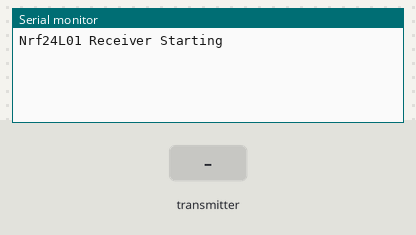
Simulated run of this sketch. Board: Arduino Uno, built with avr-gcc and run on an emulated ATmega328P. On the bench: the last lines printed to the serial monitor. Inputs (shaded band) come from the test bench. No radio packets arrive unless stated.

Above: at 2.2 s.
2.3 s: the transmitter starts sending values.0 = 0
At 2.42 s:
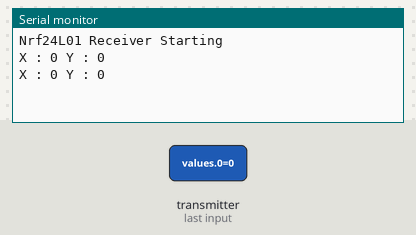
4.2 s: the transmitter starts sending values.1 = 256
At 4.24 s:
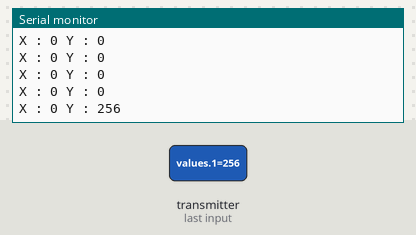
5.7 s: the transmitter starts sending values.0 = 256
At 5.76 s:
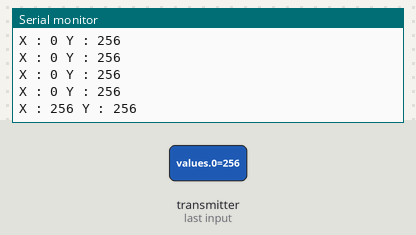
7.2 s: the transmitter starts sending values.1 = 0
At 7.28 s:
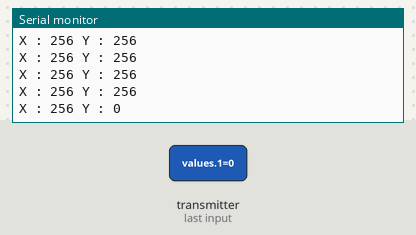

Measured:
- after the input at 2.3 s, the serial monitor: prints a new line at once (image 1)
- after the input at 4.2 s, the serial monitor: prints a new line at once (image 2)
- after the input at 5.7 s, the serial monitor: prints a new line after 0.06 s (image 3)
- after the input at 7.2 s, the serial monitor: prints a new line after 0.08 s (image 4)

The sketch:

Reciever.ino
```cpp
#include <SPI.h>
#include <nRF24L01.h>
#include <RF24.h>

// Define pins
#define CE_PIN   9
#define CSN_PIN 10

// NOTE: the "LL" at the end of the constant is "LongLong" type
const uint64_t pipe = 0xE8E8F0F0E1LL; // Define the transmit pipe


/*-----( Declare objects )-----*/
RF24 radio(CE_PIN, CSN_PIN); // Create a Radio

// Values to store the received data in
int values[2];

/*
  Setup radio for receiving data
*/
void setup() {
  Serial.begin(115200);
  delay(1000);
  Serial.println("Nrf24L01 Receiver Starting");
  radio.begin();
  radio.openReadingPipe(1, pipe);
  radio.startListening();
}

/*

*/
void loop() {
  if (radio.available())
  {
    bool done = false;

    while (!done)
    {
     done = radio.read(values, sizeof(values));
     Serial.print("X : ");
     Serial.print(values[0]);
     Serial.print(" Y : ");
     Serial.println(values[1]);
    }
  }
  else
  {
    radio.printDetails();
   //Serial.println("No Radio availabe");
   delay(100);
  }
}
```
